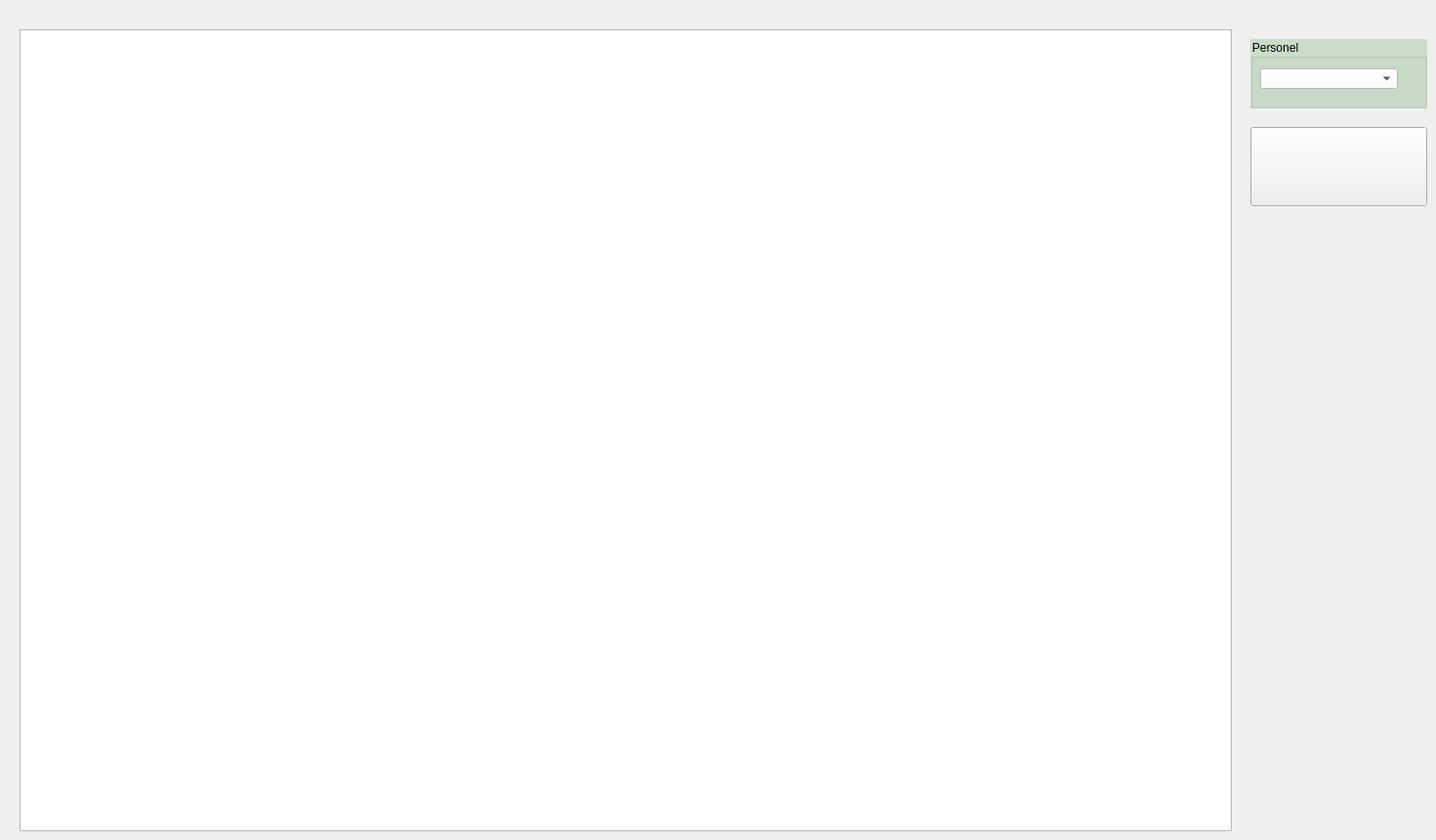
    <widget class="QWidget" name="tab_6">
     <attribute name="icon">
      <iconset resource="a.qrc">
       <normaloff>:/w/stats.png</normaloff>:/w/stats.png</iconset>
     </attribute>
     <attribute name="title">
      <string>İSTATİSTİK</string>
     </attribute>
     <widget class="PlotWidget" name="plot">
      <property name="geometry">
       <rect>
        <x>20</x>
        <y>30</y>
        <width>1241</width>
        <height>821</height>
       </rect>
      </property>
     </widget>
     <widget class="QWidget" name="verticalLayoutWidget">
      <property name="geometry">
       <rect>
        <x>20</x>
        <y>30</y>
        <width>1231</width>
        <height>811</height>
       </rect>
      </property>
      <layout class="QVBoxLayout" name="verticalLayout_5"/>
     </widget>
     <widget class="QPushButton" name="btn_stats">
      <property name="geometry">
       <rect>
        <x>1280</x>
        <y>130</y>
        <width>181</width>
        <height>81</height>
       </rect>
      </property>
      <property name="text">
       <string/>
      </property>
      <property name="icon">
       <iconset resource="a.qrc">
        <normaloff>:/w/Database-Search.png</normaloff>:/w/Database-Search.png</iconset>
      </property>
      <property name="iconSize">
       <size>
        <width>52</width>
        <height>52</height>
       </size>
      </property>
     </widget>
     <widget class="QGroupBox" name="groupBox_16">
      <property name="geometry">
       <rect>
        <x>1280</x>
        <y>40</y>
        <width>181</width>
        <height>71</height>
       </rect>
      </property>
      <property name="styleSheet">
       <string notr="true">font: 12pt &quot;Calibri&quot;;
background-color: rgb(203, 220, 201);</string>
      </property>
      <property name="title">
       <string>Personel</string>
      </property>
      <widget class="QComboBox" name="stats_combo">
       <property name="geometry">
        <rect>
         <x>10</x>
         <y>30</y>
         <width>141</width>
         <height>21</height>
        </rect>
       </property>
       <property name="styleSheet">
        <string notr="true">background-color: rgb(255, 255, 255);
font: 12pt &quot;Calibri&quot;;</string>
       </property>
      </widget>
     </widget>
    </widget>
